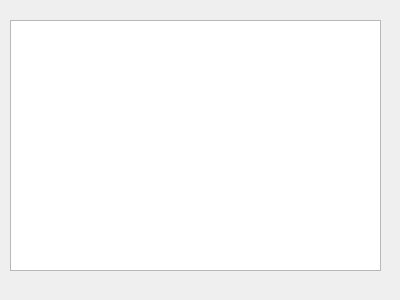
<?xml version="1.0" encoding="UTF-8"?>
<ui version="4.0">
 <class>mission_commander</class>
 <widget class="QWidget" name="mission_commander">
  <property name="geometry">
   <rect>
    <x>0</x>
    <y>0</y>
    <width>400</width>
    <height>300</height>
   </rect>
  </property>
  <property name="windowTitle">
   <string>Form</string>
  </property>
  <widget class="QTextBrowser" name="textBrowser">
   <property name="geometry">
    <rect>
     <x>10</x>
     <y>20</y>
     <width>371</width>
     <height>251</height>
    </rect>
   </property>
  </widget>
 </widget>
 <resources/>
 <connections/>
</ui>
